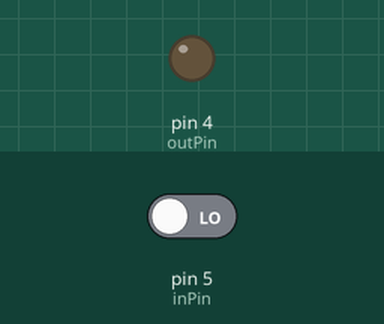
Simulated run of this sketch. Board: Arduino Uno, built with avr-gcc and run on an emulated ATmega328P. On the bench: output pins drawn as LEDs (lit = HIGH). Inputs (shaded band) come from the test bench; at power-on: pin 5 (inPin) LOW.

Above: at 1.2 s.
1.3 s: pin 5 (inPin) driven HIGH
At 1.7 s:
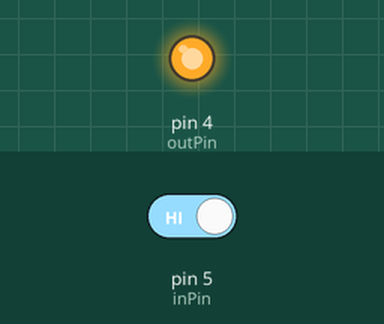
2.8 s: pin 5 (inPin) driven LOW
At 4.0 s:
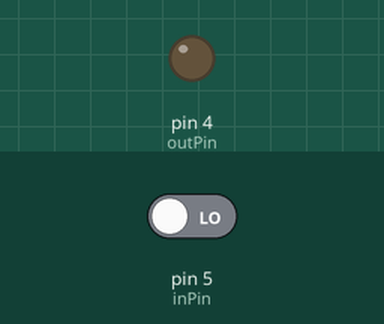
Timing chart, 0 to 5.8 s (numbered marks = the images above; inputs shaded):
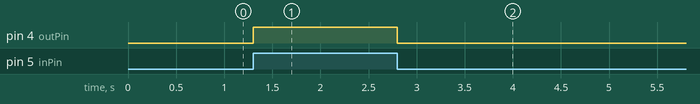

The sketch:

sketch_apr06a.ino
```cpp
const int inPin = 5;
const int outPin =  4;

const int fpsDivider = 2;

int lastInState = LOW;

//int inState = LOW;
int counter = 2;

unsigned long previousHigh = 0;


// Variables will change:
int outState = HIGH;         // the current state of the output pin
int inState;
int lastReading = LOW;   // the previous reading from the input pin

// the following variables are unsigned longs because the time, measured in
// milliseconds, will quickly become a bigger number than can be stored in an int.
unsigned long lastDebounceTime = 0;  // the last time the output pin was toggled
unsigned long debounceDelay = 1;    // the debounce time; increase if the output flickers


void setup() {
  // put your setup code here, to run once:
  //Serial.begin(9600);

  pinMode(outPin, OUTPUT);
  pinMode(inPin, INPUT);
  digitalWrite(outPin, LOW);
}

void loop() {
  int inState = digitalRead(inPin);

  /*
  if (inState == HIGH && lastInState == LOW) {
    //if (counter == 0) {
    digitalWrite(outPin, HIGH);
      //counter = fpsDivider;
    //}
    //previousHigh = millis();
    lastInState == inState;
    counter--;
  }
  if (inState == LOW && lastInState == HIGH) {
    digitalWrite(outPin, LOW);
    lastInState == inState;
  }
  */


  //Serial.println(counter);
  if (inState == HIGH) {
    if (inState != lastInState) {
      if (counter >= 2) {
        digitalWrite(outPin, HIGH);
        counter = 0;
      }
      counter = counter+1;
    }
    lastInState == HIGH;
  }

  if(inState == LOW) {
    digitalWrite(outPin, LOW);
    lastInState == LOW;
  }


  //if (previousHigh > millis() + 1000) {
  //  counter = 0;
  //}


/*
  // read the state of the switch into a local variable:
  int reading = digitalRead(inPin);

  // check to see if you just pressed the button
  // (i.e. the input went from LOW to HIGH), and you've waited long enough
  // since the last press to ignore any noise:

  // If the switch changed, due to noise or pressing:
  if (reading != lastReading) {
    // reset the debouncing timer
    lastDebounceTime = millis();
  }

  if ((millis() - lastDebounceTime) > debounceDelay) {
    // whatever the reading is at, it's been there for longer than the debounce
    // delay, so take it as the actual current state:

    // if the button state has changed:
    if (reading != inState) {
      inState = reading;

      // only toggle the LED if the new button state is HIGH
      if (inState == HIGH) {
        outState = !outState;
      }
    }
  }

  // set the LED:
  digitalWrite(outPin, outState);

  // save the reading. Next time through the loop, it'll be the lastButtonState:
  lastReading = reading;
*/
}
```

Measured:
- after the input at 1.3 s, pin 4 (outPin): LOW → HIGH at once
- after the input at 2.8 s, pin 4 (outPin): HIGH → LOW at once
